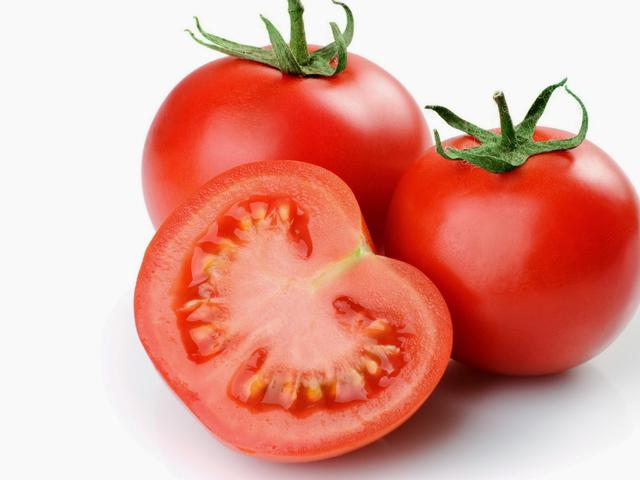
#> input picture H. Klasifikasi Tomat - OpenCV/07. OpenCV - Read, Display, Write/Tomat.jpg, 640 x 480 px
$ jupyter execute --allow-errors 'OpenCV - Read, Display, Write.ipynb'   (shell and % lines are left out)
#> lines starting #> are read from the running program, lines starting #| are printed output that depends on the picture
___
# OpenCV
</img>

*Open Source Computer Vision Library* | an open source computer vision and machine learning software library.

**History | 20 Tahun  Library OpenCV**
- Dirilis pertama kali oleh **Intel** pada tahun 1999
- Versi alpha rilis secara public di *IEEE Conference on Computer Vision and Pattern Recognition* pada tahun 2000
- Versi 1.0 rilis pada tahun 2006 (C support) [(link)](https://opencv.org/anniversary/20/?p=366)
- Versi 1.1 "pre-release" rilis tahun 2008
- Development diserahkan kepada **Willow Garage** dan **Itseez** (*leading developer of OpenCV*) pada tahun 2008 [(link)](https://opencv.org/anniversary/20/?p=59)
- **OpenCV 2**  (major update,  C++ support & Python Binding) rilis Oktober 2009 [(link)](https://opencv.org/anniversary/20/?p=145)
- Pada tahun 2012 OpenCV di ambil alih oleh non-profit foundation **OpenCV.org** dan OpenCV mirasi ke **Github** [(link)](https://opencv.org/anniversary/20/?p=147)
- **OpenCV 3.0**  release Juni 2015 (interface improvements, T-API – an OpenCL-based acceleration) [(link) ](https://opencv.org/anniversary/20/?p=150)
- Pada tahun 2016 Intel mengakuisisi **Itseez**, sehingga OpenCV kembali dibawah **Intel** [(link)](https://opencv.org/anniversary/20/?p=152)
- Akhir 2016 OpenCV merilis DNN module and JavaScript (**OpenCV.js**) support (OpenCV >= 3.3) [(link)](https://opencv.org/anniversary/20/?paged=2&cat=6)
- Tahun 2018, Intel merilis **OpenVINO toolkit**, yang dapat digunakan sebagai backend OpenCV DNN [(link)](https://opencv.org/anniversary/20/?p=158)
- **OpenCV 4.0**  release (C++11, Vulkan backend, etc.) Nov 2018
- **OpenCV 4.4**  release Juli 2020

**Support**
- Programming Language : C++, Python, Java, MATLAB, etc.
- Operating Systems : Windows, Linux, Android and Mac OS
- Hardware Acceleration : CUDA (NVIDIA) & OpenCL

### Citra Digital

- Citra digital (umumnya) terdiri dari **3 layer** (channel) warna **R, G & B**.
- Tiap layer memiliki **tinggi** dan **lebar** citra yang sama.
- Tiap titik pada layer memiliki nilai **8bit** (0 - 255) yag di sebut pixel.

</img>

- Ukuran citra bervariasi dari size yang kecil (320x240 pixel) hingga (4096x2190 pixel)/4K

</img>

#### Install OpenCV

atau via `conda`,

#### Install Matplotlib

### OpenCV - Part 1

- Access Individual pixel
- Read, Show, & Save Image
- Read, Show, & Save Video
- Capture photo from camera
- Capture image screenshot

___

[cell 1]
import cv2
import numpy as np

[cell 2]
cv2.__version__

### Read Image

[cell 3]
img = cv2.imread("Tomat.jpg")
#> img is the input picture: shape (480, 640, 3); mean B, G, R 148.2, 160, 224.9

[cell 4]
type(img)

### Image Matrix

[cell 5]
img.shape
#> Out = (480, 640, 3)

[cell 6]
h, w, c = img.shape
#> h = 480; w = 640; c = 3

[cell 7]
c
#> Out = 3

[cell 8]
img.min()
#> Out = 0

[cell 9]
img.max()
#> Out = 255

### Access Image Channel

[cell 10]
img[:, :, 0].shape # layer 0 (Blue)
#> Out = (480, 640)

[cell 11]
img[:, :, 1].shape # layer 1 (Green)
#> Out = (480, 640)

[cell 12]
img[:, :, 2].shape # layer 2 (Red)
#> Out = (480, 640)

[cell 13]
img[:, :, 0]

### Access Individual pixel

[cell 14]
img[100, 100]
#> Out = [249, 249, 249]

[cell 15]
(B, G, R) = img[200, 200]
#> B = 70; G = 95; R = 251

print("R=%d, G=%d, B=%d" % (R, G, B))
#| R=251, G=95, B=70

### Read & Display Image

[cell 16]
import cv2

[cell 17]
# read image
img = cv2.imread('Tomat.jpg')

- Menggunkan GUI OpenCV

[cell 18]
# show image
cv2.imshow('Foto Tomat',img)
cv2.waitKey(0) # display the window infinitely until any keypress
cv2.destroyAllWindows()

[cell 19]
cv2.imshow('Tomat.jpg' ,img)
res = cv2.waitKey(6000) # display the window for 6000 ms (6 s),
#> (key Esc is pressed here)
                        # if any keypress detected before 6 s,
                        # the window will be closed.
print(res)
cv2.destroyAllWindows()

[cell 20]
chr(100)

[cell 21]
chr(113)

[cell 22]
# show image
cv2.imshow('Tomat.jpg',img)
res = cv2.waitKey(0)
#> (key Esc is pressed here)
print('You pressed : %s' % chr(res) if res >=0 and res <= 127 else '<unknown>')
cv2.destroyAllWindows()

- Menggunakan Matplotlib

[cell 23]
import matplotlib.pyplot as plt

plt.imshow(img)

- reverse matrix value

[cell 24]
A = np.array([1, 2, 3, 4])

print(A)
print(A[::-1])

[cell 25]
img_rgb = img[:,:,::-1] # numpy reverse matrix (BGR to RGB)
plt.imshow(img_rgb)

### Save Image

[cell 26]
# save image
cv2.imwrite('saved_tomato_2.jpg', img[:, :, 2])
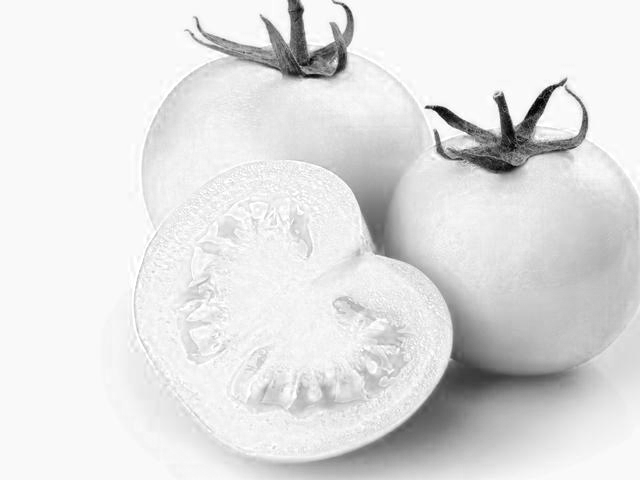
#> saved as saved_tomato_2.jpg: shape (480, 640); min 0, max 255, mean 224.9
#> Out = True

### Read Multiple Image
- listing file/directory for given path using `os` library

[cell 27]
import os

DATASET_FOLDER  = "Dataset_Tomat/"

#> (the rest of this cell did not finish here and is left out)

- listing file dalam folder

#> (a cell that did not finish here is left out)

- read multiple image using `os` and `opencv` library

[cell 29]
image_list = []

#> (the rest of this cell did not finish here and is left out)

[cell 30]
len(image_list)

#> (a cell that did not finish here is left out)

#> (a cell that did not finish here is left out)

- display multiple image using `subplot`

[cell 33]
# display 2 image in two row 1 column

plt.subplot(2,1,1) # baris, kolom, location
#> (the rest of this cell did not finish here and is left out)

[cell 34]
# display 2 image in 1 row 2 column

plt.subplot(1,2,1) # baris, kolom, location
#> (the rest of this cell did not finish here and is left out)

[cell 35]
i = 1
for img in image_list:
    plt.subplot(4, 5, i)
    plt.imshow(img[:, :, ::-1])
    i += 1
#> after the loop, i = 1

[cell 36]
i = 1
plt.figure(figsize=(20,16))
for img in image_list :
    plt.subplot(4, 5, i)
    plt.imshow(img[:, :, ::-1])
    i += 1
#> after the loop, i = 1
